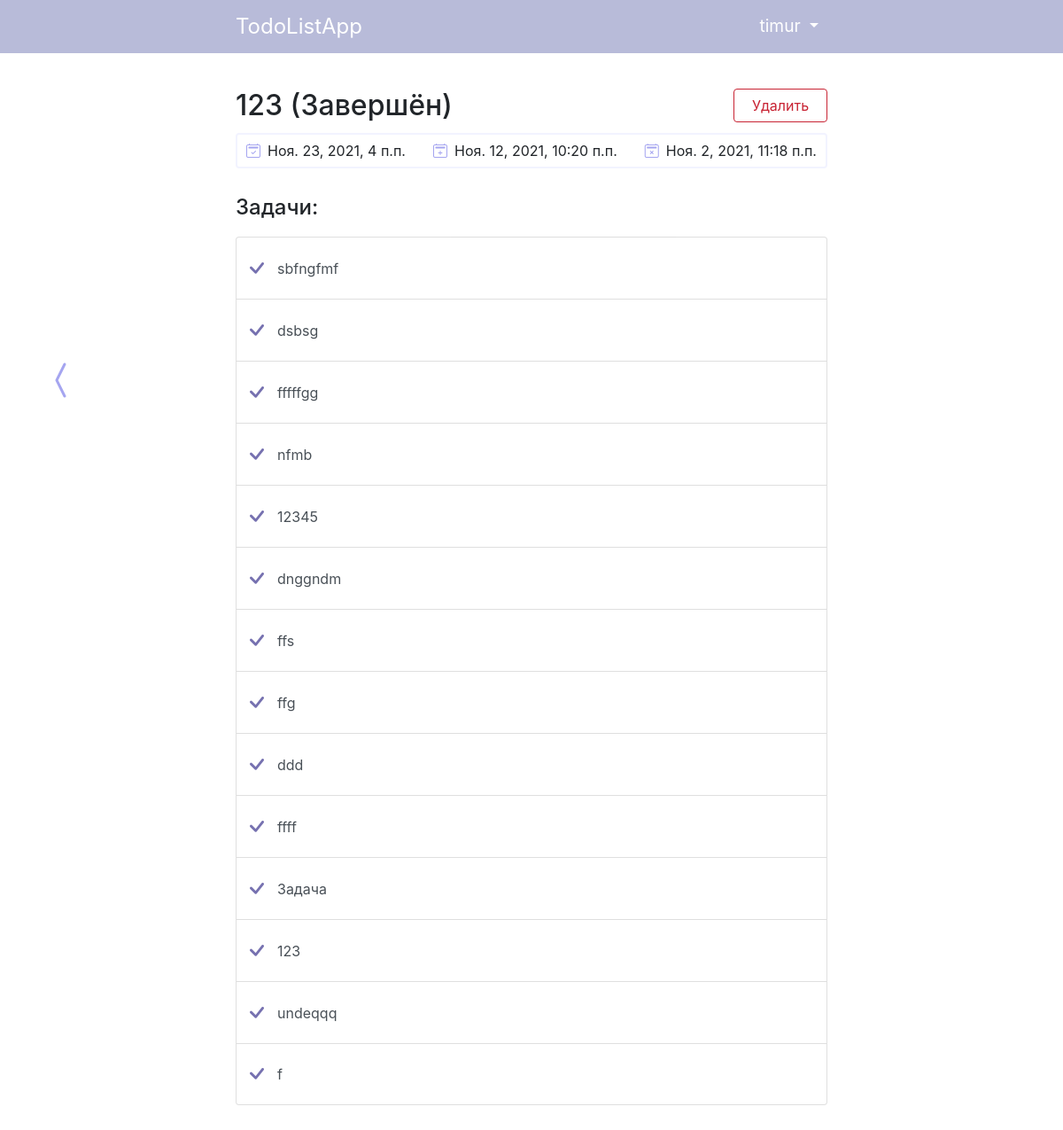
Screenshot of /todolistapp/todolist/11 (signed in) with the database file from the repository.
### todolistapp/models.py (models this page shows)
class TodoList(models.Model):
    user_id = models.ForeignKey(settings.AUTH_USER_MODEL, on_delete=models.CASCADE)
    title = models.CharField(max_length=50)
    finished = models.BooleanField(default=False)
    deadline = models.DateTimeField(auto_now=False, auto_now_add=False)
    creation_date = models.DateTimeField(auto_now=False, auto_now_add=True)
    completion_date = models.DateTimeField(auto_now=False, auto_now_add=False, null=True)

class Task(models.Model):
    todolist_id = models.ForeignKey('TodoList', on_delete=models.CASCADE)
    description = models.TextField(max_length=400)
    done = models.BooleanField(default=False)

### todolistapp/views.py (the view)
# urls.py: path('todolist/<int:pk>', views.todolist, name='todolist'),
@login_required(login_url='login')
def todolist(request, pk):
    form = TaskCreationForm()
    tdlist = TodoList.objects.get(id=pk)
    tasks = Task.objects.filter(todolist_id=tdlist.id).order_by('-id')
    tdlist.tasks_amount = tasks.count()
    tdlist.completed_tasks_amount = tasks.filter(done=True).count()
    tdlist.rem = remaining_time(tdlist.deadline)
    contex = {
        'tdlist': tdlist,
        'tasks': tasks,
        'form': form,
    }
    return render(request, 'todolistapp/todolist.html', contex)

### todolistapp/views.py (called while the page is built, shortened)
def remaining_time(deadline):
    result = ""
    return result

### todolistapp/templates/todolistapp/todolist.html (shortened to what this page needs)
{% extends "todolistapp/base_generic.html" %}
{% load crispy_forms_tags %}
{% load static %}
{% block header %}
<div class="dropdown">
    <button class="btn-acc dropdown-toggle" type="button" id="dropdownMenu2" data-toggle="dropdown" aria-haspopup="true" aria-expanded="false">
        {{ user.username }}
    </button>
</div>
{% endblock header %}
{% block content %}
<div class="todolist-header">
    <h2>{{ tdlist.title }} {% if tdlist.finished %}(Завершён){% endif %}</h2>
    <div class="list-options">
        <button type="button" class="btn btn-danger del-list-btn" data-toggle="modal" data-target="#del-list-modal">Удалить</button>
    </div>
</div>
<div class="todolist-info">
    {% if tdlist.finished %}
    <span title="Дата/время завершения">
        <i class="bi bi-calendar2-check mr-2"></i>{{ tdlist.completion_date }}
    </span>
    {% else %}
    <span title="Оставшееся время" style="{% if not tdlist.rem%}color: #c82333;{% endif %}">
        <i class="bi bi-alarm mr-2"></i>{% if tdlist.rem %}{{ tdlist.rem }}{% else %}Время вышло{% endif %}
    </span>
    {% endif %}
    <span title="Дата/время создания">
        <i class="bi bi-calendar2-plus mr-2"></i>{{ tdlist.creation_date }}
    </span>
    <span title="Крайний срок">
        <i class="bi bi-calendar2-x mr-2"></i>{{ tdlist.deadline }}
    </span>
</div>
<div class="task-storage-header">
    <h4>Задачи:</h4>
</div>
<div class="list-group task-storage">
    {% for task in tasks %}
    <div id="{{task.id}}" class="list-group-item list-group-item-action task {% if tdlist.finished %}unclickable{% endif %}">
        <div class="complete-tracker {% if task.done %}completed{% endif %}"><i class="bi bi-check-lg"></i></div>
        <span class="task-disc">{{ task.description }}</span>
    </div>
    {% empty %}
    <div class="empty-list">
        <p>Добавляйте задачи с помощью кнопки <i class="bi bi-plus"></i> .</p>
    </div>
    {% endfor %}
</div>
<div class="back-side-field">
    <a class="btn-back" title="Назад к спискам" href="{% url 'userboard' %}">
        <i class="bi bi-chevron-compact-left"></i>
    </a>
</div>
{% endblock content %}

### todolistapp/static/css/style.css (style rules this page uses)
html { font-size: 16px; }
.btn-danger { background-color: #E05E6E; border-color: #c82333; }
.del-list-btn { width: 106px; background-color: white; color: #c82333; }
.btn-acc { min-width: 80px; padding: 4px 10px; background-color: #B8BBD9; border: none; border-bottom: 2px solid #B8BBD9; color: white; font-size: 1.2em; }
.btn-back { margin-right: 20px; color: #A5A5F0; font-size: 2rem; }
.todolist-header { display: flex; align-items: center; padding-bottom: 12px; }
.todolist-info { display: flex; height: 40px; align-items: center; justify-content: space-between; border: 2px solid #F2F3FF; border-bottom: 2px solid #F2F3FF; border-radius: 4px; margin-bottom: 30px; padding: 10px }
h2 { margin-bottom: 0; }
.list-options { margin-left: auto; }
.list-group-item { display: flex; align-items: center; min-height: 70px; padding: 15px 20px; cursor: pointer; border-bottom-width: 0; }
.list-group-item:last-child { border-bottom-width: 1px; }
.list-group-item+.list-group-item { border-top-width: 1px; }
.info-block i, .todolist-info i { color: #A5A5F0; }
.task-storage-header { display: flex; align-items: center; justify-content: space-between; margin-bottom: 10px; }
.task { padding-left: 15px; }
.complete-tracker { visibility: hidden; color: #7671B0; margin-right: 15px; }
.completed { visibility: visible; }
.task-disc { margin-right: auto; margin-bottom: 0; }
.unclickable { cursor: default; }
.back-side-field { display: none; position: fixed; top: 60px; left: 0; width: 140px; height: calc(100vh - 60px); align-items: center; justify-content: center; background-color: transparent; transition: background-color .2s, linear .2s; }
.back-side-field a { height: 100%; width: 100%; margin-right: 0; text-align: center; }
.back-side-field a i { line-height: calc(100vh - 60px); font-size: 3rem; }
@media (min-width: 980px) { .back-side-field { display: flex; } }

### rows the page displays
TodoList: title "123", completion_date "Ноя. 23, 2021, 4 п.п.", creation_date "Ноя. 12, 2021, 10:20 п.п.", deadline "Ноя. 2, 2021, 11:18 п.п."
Task: description "sbfngfmf"
Task: description "dsbsg"
Task: description "fffffgg"
Task: description "nfmb"
Task: description "12345"
Task: description "dnggndm"
Task: description "ffs"
Task: description "ffg"
Task: description "ddd"
Task: description "ffff"
Task: description "Задача"
Task: description "123"
Task: description "undeqqq"
Task: description "f"

### other values shown
{{ user.username }} "timur"
